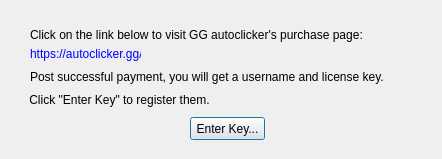
<?xml version="1.0" encoding="UTF-8"?>
<ui version="4.0">
 <class>Dialog</class>
 <widget class="QDialog" name="Dialog">
  <property name="geometry">
   <rect>
    <x>0</x>
    <y>0</y>
    <width>442</width>
    <height>159</height>
   </rect>
  </property>
  <property name="windowTitle">
   <string>Dialog</string>
  </property>
  <widget class="QPushButton" name="enter_key">
   <property name="geometry">
    <rect>
     <x>190</x>
     <y>117</y>
     <width>75</width>
     <height>23</height>
    </rect>
   </property>
   <property name="text">
    <string>Enter Key...</string>
   </property>
  </widget>
  <widget class="QLabel" name="label">
   <property name="geometry">
    <rect>
     <x>30</x>
     <y>10</y>
     <width>371</width>
     <height>91</height>
    </rect>
   </property>
   <property name="text">
    <string>Click on the link below to visit GG autoclicker's purchase page: 


Post successful payment, you will get a username and license key.</string>
   </property>
   <property name="openExternalLinks">
    <bool>true</bool>
   </property>
  </widget>
  <widget class="QLabel" name="label_2">
   <property name="geometry">
    <rect>
     <x>26</x>
     <y>92</y>
     <width>231</width>
     <height>16</height>
    </rect>
   </property>
   <property name="text">
    <string> Click &quot;Enter Key&quot; to register them.</string>
   </property>
  </widget>
  <widget class="QLabel" name="label_3">
   <property name="geometry">
    <rect>
     <x>30</x>
     <y>44</y>
     <width>111</width>
     <height>20</height>
    </rect>
   </property>
   <property name="styleSheet">
    <string notr="true">color: blue</string>
   </property>
   <property name="text">
    <string>https://autoclicker.gg/</string>
   </property>
   <property name="openExternalLinks">
    <bool>true</bool>
   </property>
  </widget>
 </widget>
 <resources/>
 <connections/>
</ui>
